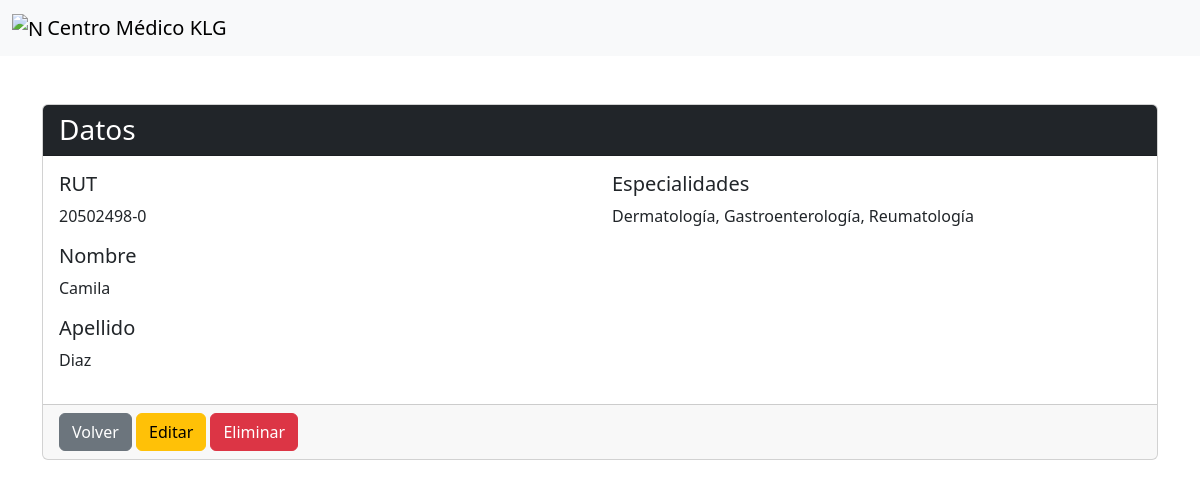
Page /medicos/20502498-0/ on the committed database.
### App/models.py (models this page shows, shortened)
class Medicos(models.Model):
    rut_medico = models.CharField(primary_key=True, max_length=20)
    nombre_medico = models.CharField(max_length=255, blank=True, null=True)
    apellido_medico = models.CharField(max_length=255, blank=True, null=True)
    id_especialidad = models.ManyToManyField(Especialidades, related_name="medico_especialidad")

class Especialidades(models.Model):
    id_especialidad = models.AutoField(primary_key=True)
    nombre_especialidad = models.CharField(max_length=255, blank=True, null=True)

### App/views.py (the view)
# urls.py: path('medicos/<str:pk>/', views.medic_detail, name='medic_detail'),
def medic_detail(request, pk):
    medico = get_object_or_404(Medicos, pk=pk)
    return render(request, 'App/medic_detail.html', {'medico': medico})

### App/templates/App/medic_detail.html (shortened to what this page needs)
{% extends "layout/base.html" %}
{% block content %}
<div class="container mt-5">
  <div class="card">
    <div class="card-header bg-dark text-white">
      <h3 class="mb-0">Datos</h3>
    </div>
    <div class="card-body">
      <div class="row mb-3">
        <div class="col-md-6">
          <h5 class="card-title">RUT</h5>
          <p class="card-text">{{ medico.rut_medico }}</p>
        </div>
        <div class="col-md-6">
            <h5 class="card-title">Especialidades</h5>
            <p class="card-text">
                {% for especialidad in medico.id_especialidad.all %}
                    {{ especialidad.nombre_especialidad }}{% if not forloop.last %}, {% endif %}
                {% endfor %}
            </p>
        </div>
      </div>
      <div class="mb-3">
        <h5 class="card-title">Nombre</h5>
        <p class="card-text">{{ medico.nombre_medico }}</p>
      </div>
      <div class="mb-3">
        <h5 class="card-title">Apellido</h5>
        <p class="card-text">{{ medico.apellido_medico }}</p>
      </div>
    </div>
    <div class="card-footer">
      <a href="{% url 'medic_list' %}" class="btn btn-secondary">Volver</a>
      <a href="{% url 'medic_edit' medico.rut_medico %}" class="btn btn-warning">Editar</a>
      <form action="{% url 'medic_delete' medico.rut_medico %}" method="post" class="d-inline">
        <button type="submit" class="btn btn-danger">Eliminar</button>
      </form>
    </div>
  </div>
</div>
{% endblock %}

### rows in the picture
Medicos: rut_medico "20502498-0", nombre_medico "Camila", apellido_medico "Diaz"
Especialidades: nombre_especialidad "Dermatología"
Especialidades: nombre_especialidad "Gastroenterología"
Especialidades: nombre_especialidad "Reumatología"
